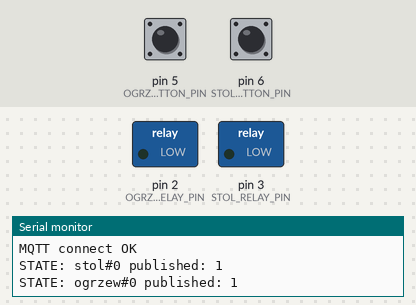
Simulated run of this sketch. Board: Arduino Uno, built with avr-gcc and run on an emulated ATmega328P. Parts: switched loads named in the sketch (green lamp = pin HIGH), the last lines printed to the serial monitor. Dashed ring = blinking. Inputs (shaded band) come from the test bench; at power-on: pin 5 (OGRZEW_BUTTON_PIN) HIGH, pin 6 (STOL_BUTTON_PIN) HIGH. WiFi joins after 1.5 s; servers stay silent unless stated; no MQTT or app messages arrive unless stated.

Above: at 1.2 s.
1.3 s: pin 5 (OGRZEW_BUTTON_PIN) pulled LOW for 3.2 s
At 4.8 s:
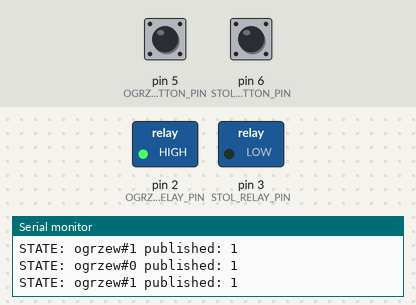
6.0 s: pin 6 (STOL_BUTTON_PIN) pulled LOW for 0.15 s
At 7.0 s:
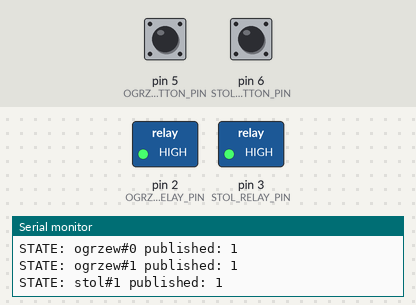
7.6 s: pin 5 (OGRZEW_BUTTON_PIN) pulled LOW for 0.15 s
At 8.3 s:
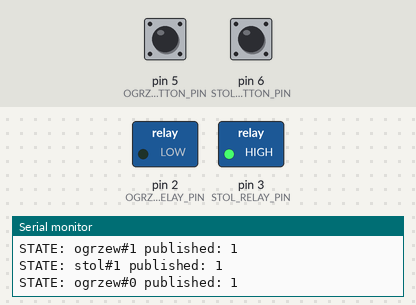
12.2 s: pin 6 (STOL_BUTTON_PIN) pulled LOW for 3.2 s
At 15.5 s:
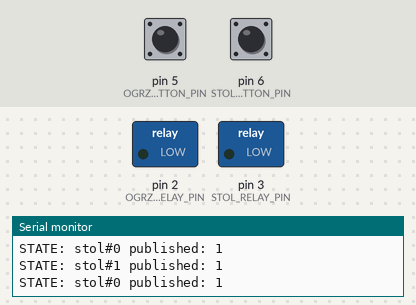
Timing chart, 0 to 17.0 s (numbered marks = the images above; inputs shaded):
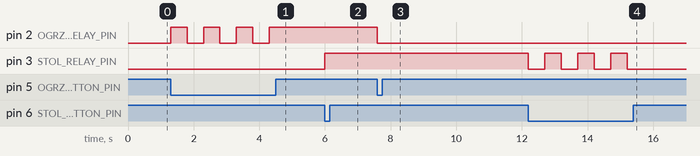

The sketch:

mqtt.ino
```cpp
#include <SPI.h>
#include <Ethernet.h>
#include <PubSubClient.h>

const int STOL_BUTTON_PIN = 6;
const int STOL_RELAY_PIN = 3;
const int OGRZEW_BUTTON_PIN = 5;
const int OGRZEW_RELAY_PIN = 2;
String STOL_ON_COMMAND("stol#1");
String STOL_OFF_COMMAND("stol#0");
String OGRZEW_ON_COMMAND("ogrzew#1");
String OGRZEW_OFF_COMMAND("ogrzew#0");
const int AFTER_CHANGE_DELAY = 500;

int stolButtonState;
int stolState = LOW;
int ogrzewButtonState;
int ogrzewState = LOW;

//numer IP komputera na ktĂłrym jest uruchomiony serwer mqtt
byte mqtt_server[] = { 192, 168, 1, 103 };
byte mac[] = {
  0xDE, 0xAD, 0xBE, 0xEF, 0xFE, 0xED
};

IPAddress ip(192, 168, 1, 5);


void setup() {
  Serial.begin(9600);
  initializeMqtt();
  initializeOut();
  initializeNetwork();
}
void loop() {
  checkStol();
  checkOgrzew();
  checkMqtt();
}
void initializeNetwork() {
  Ethernet.begin(mac, ip);
}
void callback(char* topic, byte* payload, unsigned int length) {
  payload[length] = '\0';
  String strPayload = String((char*)payload);
  Serial.print("IN: ");
  Serial.println(strPayload);
  executeRemoteCommand(strPayload);
}

EthernetClient client;
PubSubClient mqtt_client(mqtt_server, 1883, callback, client);

void sendMqttState(String state) {
  Serial.print("STATE: ");
  Serial.print(state);
  /*
    konieczna weryfikacja czy mamy aktywne poĹ‚Ä…czenie
    jeĹ›li nie, trzeba je odnowiÄ‡
  */
  boolean connected = mqtt_client.connected();
  if (!connected) {
    initializeMqtt();
  }
  char ssid[state.length() + 1];
  state.toCharArray(ssid, state.length() + 1);
  boolean publishState = mqtt_client.publish("/GF_LivingIn", ssid);
  Serial.print(" published: ");
  Serial.println(publishState);
}

void initializeMqtt()
{
  if (mqtt_client.connect("arduinoClient", "admin", "admin")) {
    mqtt_client.subscribe("/GF_Living");
    Serial.println("MQTT connect OK");
  } else {
    Serial.println("MQTT connect failed");
  }
}

void checkMqtt()
{
  mqtt_client.loop();
}

void executeRemoteCommand(String command) {
  Serial.println(command);
  if (command == STOL_ON_COMMAND) {
    setStolState(HIGH);
  }
  if (command == STOL_OFF_COMMAND) {
    setStolState(LOW);
  }
  if (command == OGRZEW_ON_COMMAND) {
    setOgrzewState(HIGH);
  }
  if (command == OGRZEW_OFF_COMMAND) {
    setOgrzewState(LOW);
  }
}

void initializeOut() {
  pinMode(STOL_BUTTON_PIN, INPUT_PULLUP);
  pinMode(STOL_RELAY_PIN, OUTPUT);
  pinMode(OGRZEW_BUTTON_PIN, INPUT_PULLUP);
  pinMode(OGRZEW_RELAY_PIN, OUTPUT);
  setStolState(LOW);
  setOgrzewState(LOW);
}
void checkStol() {
  stolButtonState = digitalRead(STOL_BUTTON_PIN);
  if (stolButtonState == LOW) {
    toogleStol();
    delay(AFTER_CHANGE_DELAY);
  }
}

void setStolState(int state) {
  digitalWrite(STOL_RELAY_PIN, state);
  stolState = state;
  if (state == LOW) {
    sendMqttState(STOL_OFF_COMMAND);
  } else {
    sendMqttState(STOL_ON_COMMAND);
  }
}

void checkOgrzew() {
  ogrzewButtonState = digitalRead(OGRZEW_BUTTON_PIN);
  if (ogrzewButtonState == LOW) {
    toogleOgrzew();
    delay(AFTER_CHANGE_DELAY);
  }
}
void setOgrzewState(int state) {
  digitalWrite(OGRZEW_RELAY_PIN, state);
  ogrzewState = state;
  if (state == LOW) {
    sendMqttState(OGRZEW_OFF_COMMAND);
  } else {
    sendMqttState(OGRZEW_ON_COMMAND);
  }
}

void toogleOgrzew() {
  if (ogrzewState == LOW) {
    setOgrzewState(HIGH);
  } else {
    setOgrzewState(LOW);
  }
}
void toogleStol() {
  if (stolState == LOW) {
    setStolState(HIGH);
  } else {
    setStolState(LOW);
  }
}
```

Measured:
- after the input at 1.3 s, pin 2 (OGRZEW_RELAY_PIN): alternates HIGH for 0.50 s and LOW for 0.50 s, 7 changes in all, then stays HIGH, starting at once
- after the input at 6.0 s, pin 3 (STOL_RELAY_PIN): LOW → HIGH at once
- after the input at 7.6 s, pin 2 (OGRZEW_RELAY_PIN): HIGH → LOW at once
- after the input at 12.2 s, pin 3 (STOL_RELAY_PIN): alternates HIGH for 0.50 s and LOW for 0.50 s, 7 changes in all, then stays LOW, starting at once
